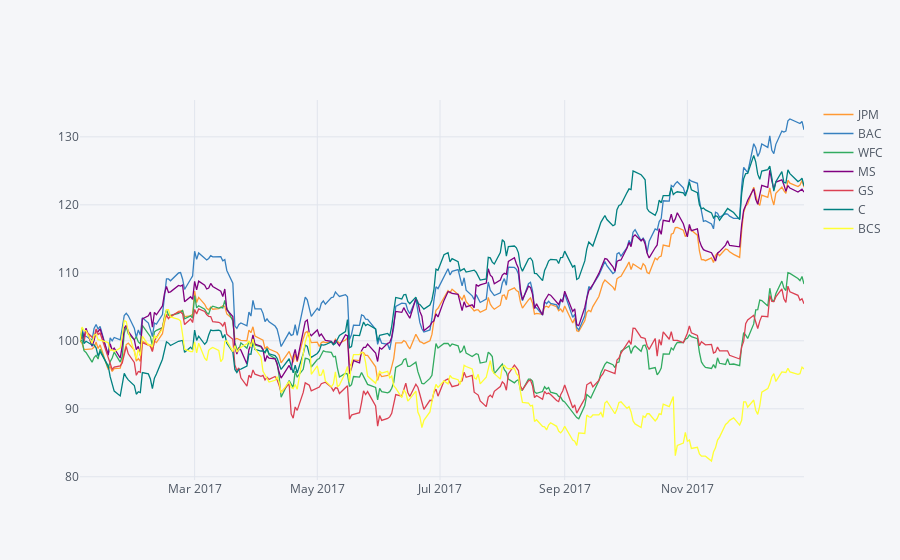

The notebook cell saved with this chart:
### Code cell
data.normalize().iplot(kind='lines')

### Figure 1 — Plotly figure (JSON) as saved in the notebook; plotly's stock layout.template omitted (floating-point values rounded to 4 significant figures; data arrays with more than 128 entries replaced by an {"elided": "..."} marker saying what was removed)
{"data": [{"line": {"color": "rgba(255, 153, 51, 1.0)", "dash": "solid", "shape": "linear", "width": 1.3}, "mode": "lines", "name": "JPM", "text": "", "type": "scatter", "x": {"elided": "251 str values"}, "y": {"elided": "251 float values"}}, {"line": {"color": "rgba(55, 128, 191, 1.0)", "dash": "solid", "shape": "linear", "width": 1.3}, "mode": "lines", "name": "BAC", "text": "", "type": "scatter", "x": {"elided": "251 str values"}, "y": {"elided": "251 float values"}}, {"line": {"color": "rgba(50, 171, 96, 1.0)", "dash": "solid", "shape": "linear", "width": 1.3}, "mode": "lines", "name": "WFC", "text": "", "type": "scatter", "x": {"elided": "251 str values"}, "y": {"elided": "251 float values"}}, {"line": {"color": "rgba(128, 0, 128, 1.0)", "dash": "solid", "shape": "linear", "width": 1.3}, "mode": "lines", "name": "MS", "text": "", "type": "scatter", "x": {"elided": "251 str values"}, "y": {"elided": "251 float values"}}, {"line": {"color": "rgba(219, 64, 82, 1.0)", "dash": "solid", "shape": "linear", "width": 1.3}, "mode": "lines", "name": "GS", "text": "", "type": "scatter", "x": {"elided": "251 str values"}, "y": {"elided": "251 float values"}}, {"line": {"color": "rgba(0, 128, 128, 1.0)", "dash": "solid", "shape": "linear", "width": 1.3}, "mode": "lines", "name": "C", "text": "", "type": "scatter", "x": {"elided": "251 str values"}, "y": {"elided": "251 float values"}}, {"line": {"color": "rgba(255, 255, 51, 1.0)", "dash": "solid", "shape": "linear", "width": 1.3}, "mode": "lines", "name": "BCS", "text": "", "type": "scatter", "x": {"elided": "251 str values"}, "y": {"elided": "251 float values"}}], "layout": {"legend": {"bgcolor": "#F5F6F9", "font": {"color": "#4D5663"}}, "paper_bgcolor": "#F5F6F9", "plot_bgcolor": "#F5F6F9", "title": {"font": {"color": "#4D5663"}}, "xaxis": {"gridcolor": "#E1E5ED", "showgrid": true, "tickfont": {"color": "#4D5663"}, "title": {"font": {"color": "#4D5663"}, "text": ""}, "zerolinecolor": "#E1E5ED"}, "yaxis": {"gridcolor": "#E1E5ED", "showgrid": true, "tickfont": {"color": "#4D5663"}, "title": {"font": {"color": "#4D5663"}, "text": ""}, "zerolinecolor": "#E1E5ED"}}}
